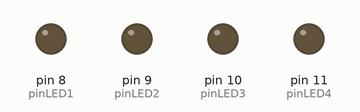
A sketch run on a simulated Arduino Uno, built with avr-gcc and run on an emulated ATmega328P. On the bench: output pins drawn as LEDs (lit = HIGH).

Above: at 1.0 s.
At 2.5 s:
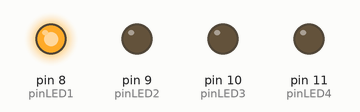
At 3.5 s:
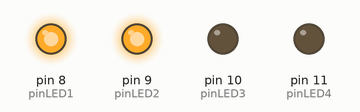
At 4.5 s:
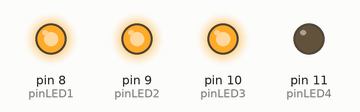
At 6.0 s:
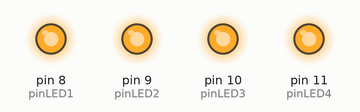
Timing chart, 0 to 7.8 s (numbered marks = the images above):
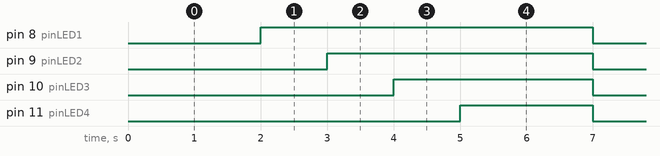

Measured:
- by itself, pin 8 (pinLED1): alternates HIGH for 5.0 s and LOW for 1.0 s
- by itself, pin 9 (pinLED2): alternates HIGH for 4.0 s and LOW for 2.0 s
- by itself, pin 10 (pinLED3): alternates HIGH for 3.0 s and LOW for 3.0 s
- by itself, pin 11 (pinLED4): alternates HIGH for 2.0 s and LOW for 4.0 s

The sketch:

Sketch_LED_Animasi_With_FOR.ino
```cpp
/*
Nama      : Ahmad Bustanul Aziz
Tanggal   : 30 September 2021
Deskripsi : Sketch LED Animasi with FOR
 */

//Inisialisasi pin yang mengontrol LED
const int pinLED1 = 8;
const int pinLED2 = 9;
const int pinLED3 = 10;
const int pinLED4 = 11;

void setup() {
  //pin LED sebagai output
  pinMode(pinLED1, OUTPUT);
  pinMode(pinLED2, OUTPUT);
  pinMode(pinLED3, OUTPUT);
  pinMode(pinLED4, OUTPUT);
}

void loop() {
  //Perulangan sebanyak 5 kali
  for(int i=0; i<5; i++) {
    if(i==1) {
      //jika i=1, LED 1 hidup, LED lainnya mati
      delay(1000);
      digitalWrite(pinLED1, HIGH);
      digitalWrite(pinLED2, LOW);
      digitalWrite(pinLED3, LOW);
      digitalWrite(pinLED4, LOW);
    } else if (i==2) {
      //jika i=2, LED 1 dan 2 hidup, LED lainnya mati
      delay(1000);
      digitalWrite(pinLED1, HIGH);
      digitalWrite(pinLED2, HIGH);
      digitalWrite(pinLED3, LOW);
      digitalWrite(pinLED4, LOW);
    } else if (i == 3) {
      //jika i=3, LED 1, 2 dan 3 hidup, LED lainnya mati
      delay(1000);
      digitalWrite(pinLED1, HIGH);
      digitalWrite(pinLED2, HIGH);
      digitalWrite(pinLED3, HIGH);
      digitalWrite(pinLED4, LOW);
    } else if (i==4) {
      //jika i=4, Semua LED hidup
      delay(1000);
      digitalWrite(pinLED1, HIGH);
      digitalWrite(pinLED2, HIGH);
      digitalWrite(pinLED3, HIGH);
      digitalWrite(pinLED4, HIGH);
    } else {
      //semua LED mati
      delay(1000);
      digitalWrite(pinLED1, LOW);
      digitalWrite(pinLED2, LOW);
      digitalWrite(pinLED3, LOW);
      digitalWrite(pinLED4, LOW);
    }
  }
  //delay selama 1 detik
  delay(1000);
}
```
